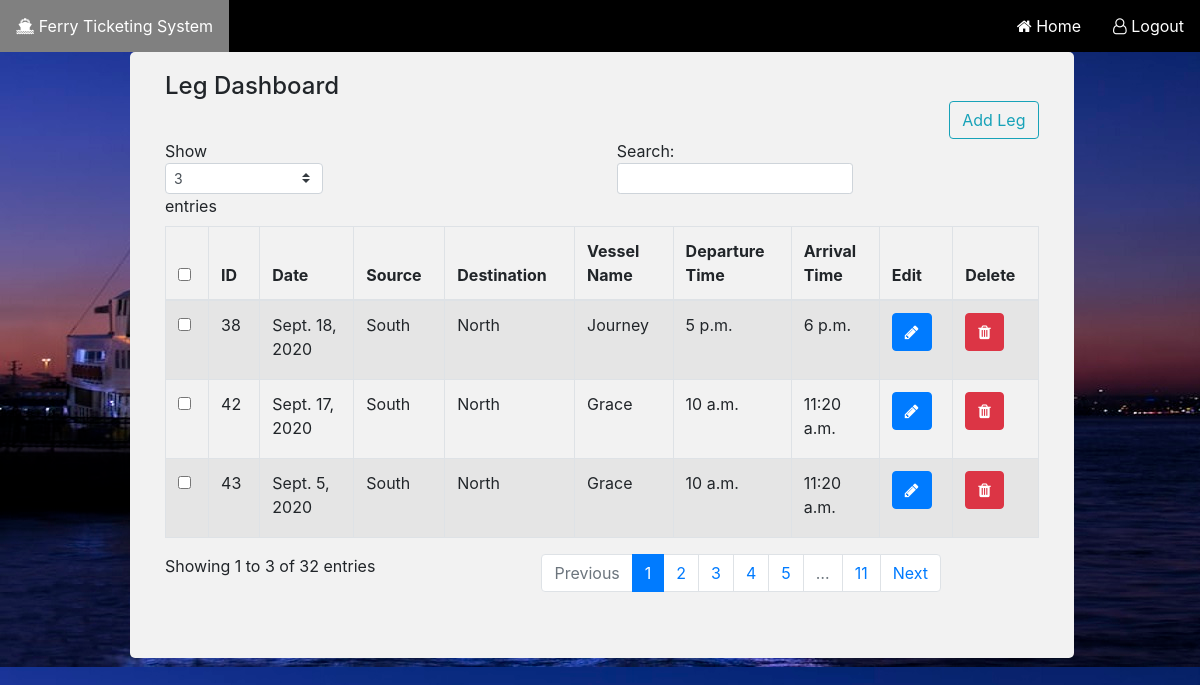
Page /leg_dashboard/ on the earlier database version.
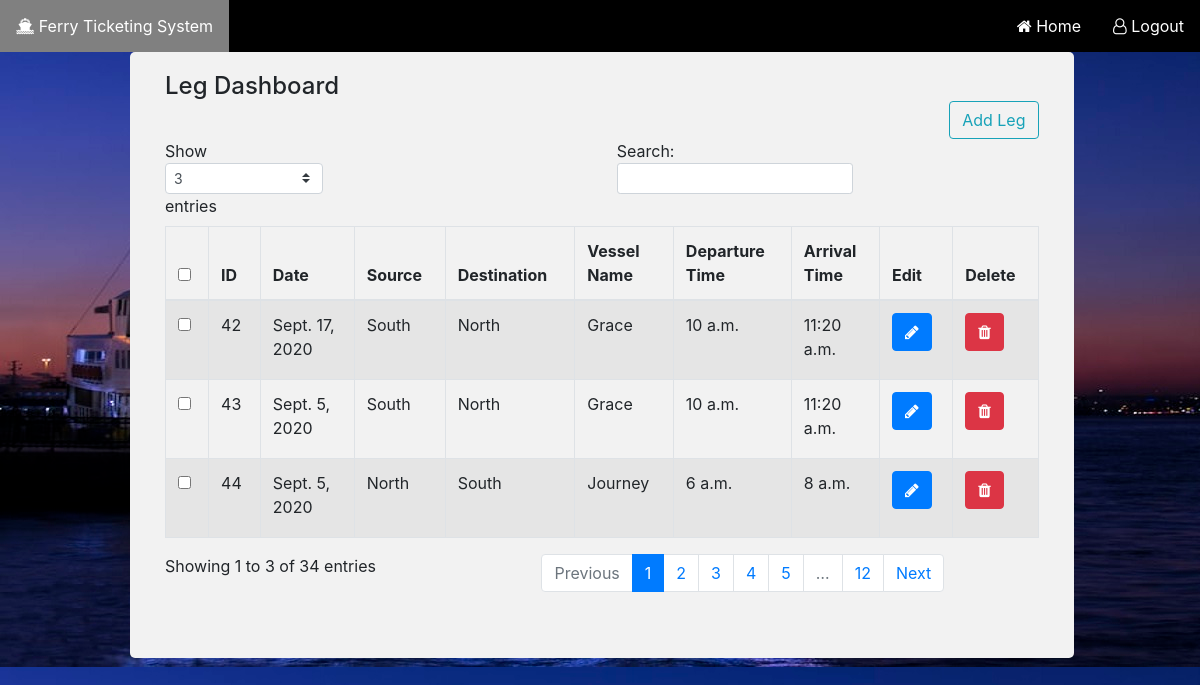
Same page on the later database version.
### leg/models.py (models this page shows)
class Leg(models.Model):
    date = models.DateField()
    day = models.CharField(max_length=20, null=True)
    run_id = models.PositiveSmallIntegerField()
    source = models.CharField(max_length=20, null=True)
    destination = models.CharField(max_length=20, null=True)
    vessel_name = models.CharField(max_length=20, null=True)
    departure_time = models.TimeField(null=True)
    arrival_time = models.TimeField(null=True)
    PASS = models.DecimalField(null=True, max_digits=10, decimal_places=2)
    PARS = models.DecimalField(null=True, max_digits=10, decimal_places=2)
    PCSS = models.DecimalField(null=True, max_digits=10, decimal_places=2)
    PCRS = models.DecimalField(null=True, max_digits=10, decimal_places=2)
    max_seats = models.PositiveIntegerField(null=True)
    sold_seats = models.PositiveIntegerField(null=True)
    available_seats = models.PositiveIntegerField(null=True)
    cancelled_status =models.BooleanField(default=False,null=True)

### leg/views.py (the view)
# urls.py: path('leg_dashboard/',get_leg,name='leg_dashboard'),
def get_leg(request):
    all_legs = Leg.objects.all()
    return render(request,"leg_dashboard.html",{'all_legs':all_legs})

### templates/leg_dashboard.html (shortened to what this page needs)
{% extends 'admin_base.html'%}
{% block content %}
<body>
<div class="form" >
    <div class='container'>
        <div class='row'>
        <div class="col-md-12">
        <h4>Leg Dashboard
            <div><a href="{% url 'add_leg' %}" class="btn btn-outline-info pull-right">Add Leg</a></div>
        </h4>
       <br>
        <div class="table-responsive">
            <table id="bootstrapdatatable" class="table table-striped table-bordered" width="100%">
                <thead>
                    <th><input type="checkbox" id="checkall" /></th>
                    <th>ID</th>
                    <th>Date</th>
                    <th>Source</th>
                    <th>Destination</th>
                    <th>Vessel Name</th>
                    <th>Departure Time</th>
                    <th>Arrival Time</th>
                    <th>Edit</th>
                    <th>Delete</th>
                 </thead>
                 <tbody>
                     {% for leg in all_legs %}
                     <tr>
                        <td><input type="checkbox" class="checkthis" /></td>
                        <td>{{ leg.id }}</td>
                        <td>{{ leg.date }}</td>
                        <td>{{ leg.source }}</td>
                        <td>{{ leg.destination }}</td>
                        <td>{{ leg.vessel_name }}</td>
                        <td>{{ leg.departure_time }}</td>
                        <td>{{ leg.arrival_time }}</td>
                        <td><p data-placement="top" data-toggle="tooltip" title="Edit"><a href="/edit_leg/{{ leg.id }}" class="btn btn-primary btn-xs" data-title="Edit" ><span><i class="fa fa-pencil" aria-hidden="true"></span></i></a></p></td>
                        <td><p data-placement="top" data-toggle="tooltip" title="Edit"><a href="/delete_leg/{{ leg.id }}" class="btn btn-danger btn-xs" data-title="Delete" ><span><i class="fa fa-trash" aria-hidden="true"></span></i></a></p></td>
                    </tr>
                     {% endfor %}
                 </tbody>
            </table>
        </div>
    </div>
</div>
</body>
{% endblock %}

### templates/admin_base.html (shortened to what this page needs)
<!DOCTYPE html>
<html lang="en">
<head>
    <link rel="stylesheet" href="https://stackpath.bootstrapcdn.com/font-awesome/4.7.0/css/font-awesome.min.css">
    <link rel="stylesheet" href="https://stackpath.bootstrapcdn.com/bootstrap/4.5.2/css/bootstrap.min.css">
</head>
<body>
    <ul class="nav_ul">
        <li><a href="/home/"><i class="fa fa-ship w3-margin-right"></i> Ferry Ticketing System</a></li>
        <div class="topnav-right">
        <li><a href="/manager/"><i class="fa fa-home w3-margin-right"></i> Home</a></li>
        <li><a href="/login/"><i class="fa fa-user-o w3-margin-right"></i> Logout</a></li>
        </div>
      </ul>
      <main role="main" class="container">
        <div class="row">
          <div class="col-md-12">
              {% block content %}{% endblock %}
          </div>
    </div>
    </main>
</body>
</html>

### templates/admin_base.html (style rules this page uses)
.nav_ul { list-style-type: none; margin: 0; padding: 0; overflow: hidden; background-color: black; position: -webkit-; top: 0; }
li { float: left; }
li a { display: block; color: white; text-align: center; padding: 14px 16px; text-decoration: none; }
.topnav-right { float: right; }
body { background-image: url("/static/photo.jpeg"); }

### templates/leg_dashboard.html (style rules this page uses)
body { background-image: url("/static/photo.jpeg"); }
.form { border-radius: 5px; background-color: #f2f2f2; padding: 20px; width:85%; margin-left:85px; padding-bottom:50px; }

Differences in the rows shown:
removed Leg: id "38", date "Sept. 18, 2020", source "South", destination "North", vessel_name "Journey", departure_time "5 p.m.", arrival_time "6 p.m."
now on this page (row unchanged): Leg: id "44", date "Sept. 5, 2020", source "North", destination "South", vessel_name "Journey", departure_time "6 a.m.", arrival_time "8 a.m."
Other differences:
text written by a page script: "Show entries Search: Showing 1 to 3 of 32 entries Previous 1 2 3 4 5 … 11 Next" → "Show entries Search: Showing 1 to 3 of 34 entries Previous 1 2 3 4 5 … 12 Next"
